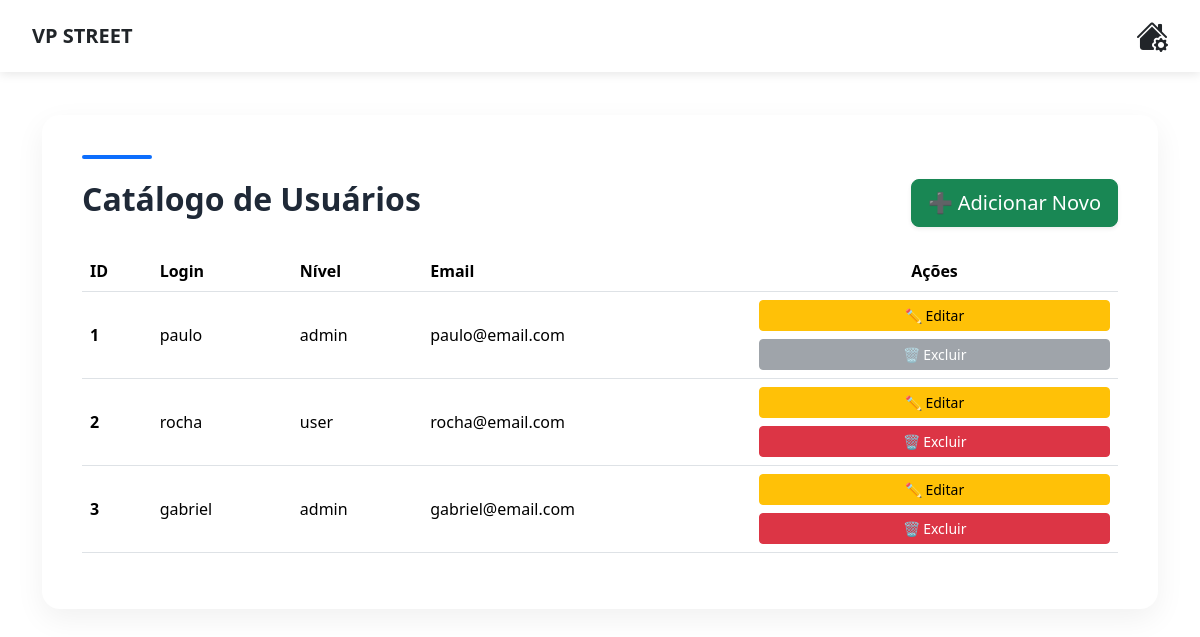
Screenshot of /admin/usuario_lista.php (signed in) with the database file from the repository.
### tables this page shows
CREATE TABLE `tbusuarios` (
  `id_usuario` int(11) NOT NULL,
  `login_usuario` varchar(30) NOT NULL,
  `email_usuario` varchar(50) NOT NULL,
  `senha_usuario` varchar(8) NOT NULL,
  `nivel_usuario` enum('admin','user') NOT NULL
);

### admin/usuario_lista.php (the view, shortened to what this page needs)
<?php
include("../Connections/conn_produtos.php");
$sql = "SELECT id_usuario, login_usuario, nivel_usuario, email_usuario FROM tbusuarios ORDER BY id_usuario ASC";
$lista = $conn_produtos->query($sql);
$totalRows = $lista->num_rows;
$idLogado = isset($_SESSION['id_usuario']) ? (int)$_SESSION['id_usuario'] : 0;
?>
<!DOCTYPE html>
<html lang="pt-br">
<head>
    <link href="https://cdn.jsdelivr.net/npm/bootstrap@5.3.2/dist/css/bootstrap.min.css" rel="stylesheet">
</head>
<body class="fundoBanner">
<?php include("menu.php"); ?>
<div class="container">
    <div class="card-custom">
        <div class="header-bar"></div>
        <div class="d-flex justify-content-between align-items-center mb-4">
            <h2 class="page-title">Catálogo de Usuários</h2>
            <a href="usuario_insere.php" class="btn btn-success btn-lg btn-custom shadow-sm">
                ➕ Adicionar Novo
            </a>
        </div>
        <div class="table-responsive">
            <table class="table table-hover align-middle">
                <thead>
                    <tr>
                        <th>ID</th>
                        <th>Login</th>
                        <th>Nível</th>
                        <th>Email</th>
                        <th class="text-center">Ações</th>
                    </tr>
                </thead>
                <tbody>
                <?php if ($totalRows > 0): ?>
                    <?php while ($row = $lista->fetch_assoc()): ?>
                        <?php
                            $idLinha = (int)$row['id_usuario'];
                            $bloqSelf = ($idLinha === $idLogado);
                            $bloqLast = ($totalRows <= 1);
                            $bloqueado = ($bloqSelf || $bloqLast);
                        ?>
                        <tr>
                            <td><strong><?= $idLinha ?></strong></td>
                            <td><?= htmlspecialchars($row['login_usuario']) ?></td>
                            <td><?= htmlspecialchars($row['nivel_usuario']) ?></td>
                            <td><?= htmlspecialchars($row['email_usuario']) ?></td>
                            <td class="text-center">
                                <a href="usuario_atualiza.php?id_usuario=<?= $idLinha ?>"
                                   class="btn btn-warning btn-sm w-100 mb-2 btn-custom">
                                    ✏ Editar
                                </a>
                                <?php if ($bloqueado): ?>
                                    <button class="btn btn-secondary btn-sm w-100 btn-custom"
                                            disabled
                                            title="<?= $bloqSelf ? 'Você não pode excluir você mesmo' : 'Não pode excluir o último usuário' ?>">
                                        🗑 Excluir
                                    </button>
                                <?php else: ?>
                                    <button class="btn btn-danger btn-sm w-100 btn-custom delete"
                                            data-id="<?= $idLinha ?>"
                                            data-nome="<?= htmlspecialchars($row['login_usuario']) ?>">
                                        🗑 Excluir
                                    </button>
                                <?php endif; ?>
                            </td>
                        </tr>
                    <?php endwhile; ?>
                <?php endif; ?>
                </tbody>
            </table>
        </div>
    </div>
</div>
</body>
</html>

### admin/usuario_lista.php (style rules this page uses)
body { background: #ffffff; min-height: 100vh; }
.card-custom { margin-top: 40px; padding: 40px; border-radius: 18px; background: #fff; box-shadow: 0 10px 30px rgba(0,0,0,0.06); }
.page-title { font-size: 32px; font-weight: 700; color: #1f2937; }
.header-bar { width: 70px; height: 4px; background: #0d6efd; border-radius: 10px; margin-bottom: 20px; }
thead { background: #0d6efd; color: #fff; }
.btn-custom { border-radius: 10px; font-weight: 600; }

### admin/menu.php (style rules this page uses)
body { padding-top: 75px !important; }

### rows the page displays
tbusuarios: id_usuario "1", login_usuario "paulo", nivel_usuario "admin", email_usuario "paulo@email.com", shows "🗑 Excluir"
tbusuarios: id_usuario "2", login_usuario "rocha", nivel_usuario "user", email_usuario "rocha@email.com"
tbusuarios: id_usuario "3", login_usuario "gabriel", nivel_usuario "admin", email_usuario "gabriel@email.com"
